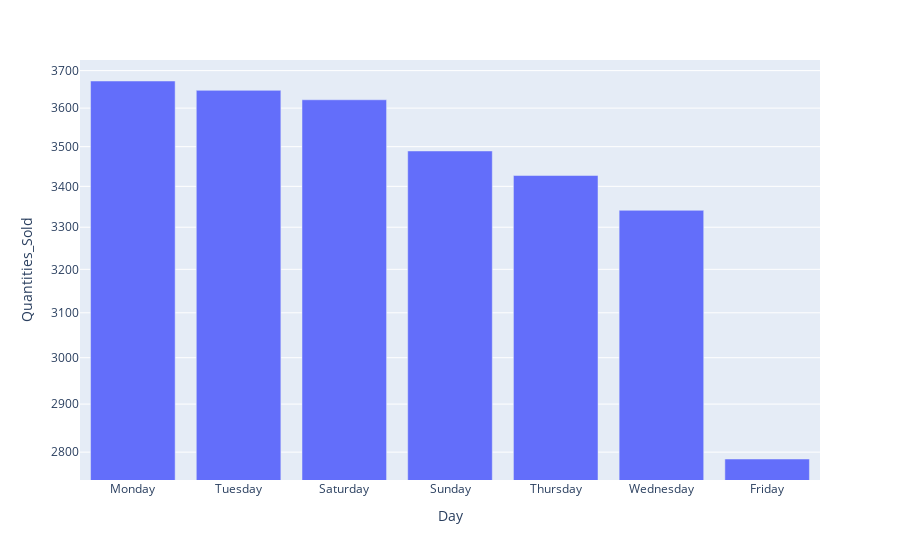

Notebook code cell kept with this figure:
### Code cell
px.bar(day_sale,x=day_sale.index,y='Quantities_Sold',log_y =True)

### Figure 1 — Plotly figure (JSON) as saved in the notebook; plotly's stock layout.template omitted (floating-point values rounded to 4 significant figures)
{"data": [{"alignmentgroup": "True", "hovertemplate": "Day=%{x}<br>Quantities_Sold=%{y}<extra></extra>", "legendgroup": "", "marker": {"color": "#636efa", "pattern": {"shape": ""}}, "name": "", "offsetgroup": "", "orientation": "v", "showlegend": false, "textposition": "auto", "type": "bar", "x": ["Monday", "Tuesday", "Saturday", "Sunday", "Thursday", "Wednesday", "Friday"], "xaxis": "x", "y": [3672, 3647, 3622, 3489, 3427, 3341, 2786], "yaxis": "y"}], "layout": {"barmode": "relative", "legend": {"tracegroupgap": 0}, "margin": {"t": 60}, "xaxis": {"anchor": "y", "domain": [0, 1], "title": {"text": "Day"}}, "yaxis": {"anchor": "x", "domain": [0, 1], "title": {"text": "Quantities_Sold"}, "type": "log"}}}
